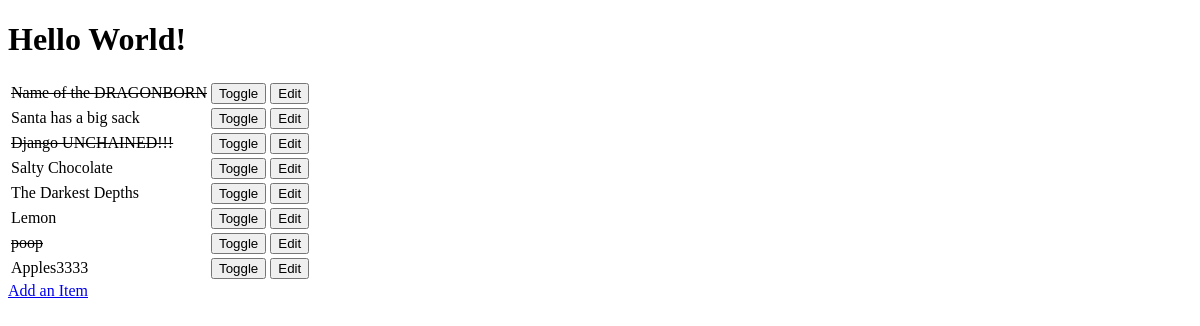
/, run on an earlier commit of the app's database.
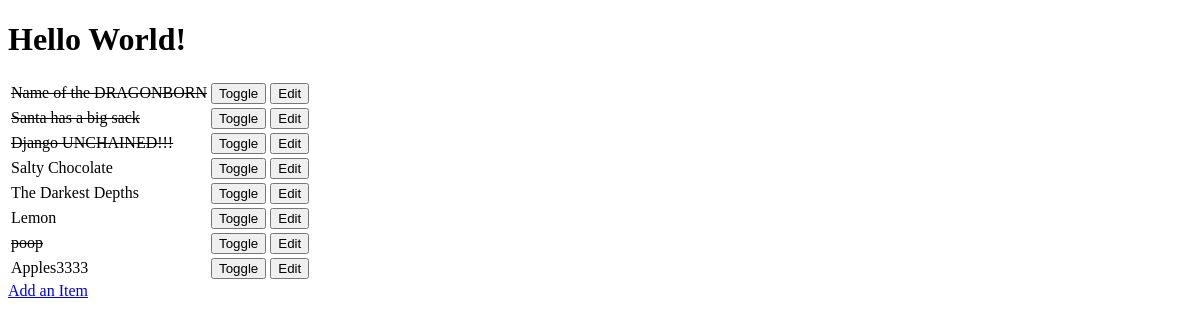
And on a later commit of the database.
### todoitem/models.py (models this page shows, shortened)
class TodoItem(models.Model):
    name = models.CharField(max_length=30, blank=False)
    done = models.BooleanField(blank=False, default=False)

### todoitem/views.py (the view)
# urls.py: url("^$", get_index),
def get_index(request):
    results = TodoItem.objects.all()
    return render(request, "index.html", {'items': results})

### todoitem/templates/index.html (shortened to what this page needs)
<!DOCTYPE html>
<html lang="en">
<head>
</head>
<body>
    <h1>Hello World!</h1>
    <table>
        {% for item in items %}
        <tr>
            {% if item.done %}
            <td><strike>{{ item.name }}</strike></td>
            {% else %}
            <td>{{ item.name }}</td>
            {% endif %}
            <td>
                <form method="POST" action="toggle/{{ item.id }}">{% csrf_token %}<input type="submit" value="Toggle"></form>
            </td>
            <td>
                <form method="GET" action="edit/{{ item.id }}"><input type="submit" value="Edit"></form>
            </td>
        </tr>
        {% empty %}
        <p>You have nothing to do.</p>
        {% endfor %}
    </table>
   <a href="add">Add an Item</a>
</body>
</html>

What changed in the data, as far as the page shows it:
changed TodoItem "Santa has a big sack": done False → True (drawn)
